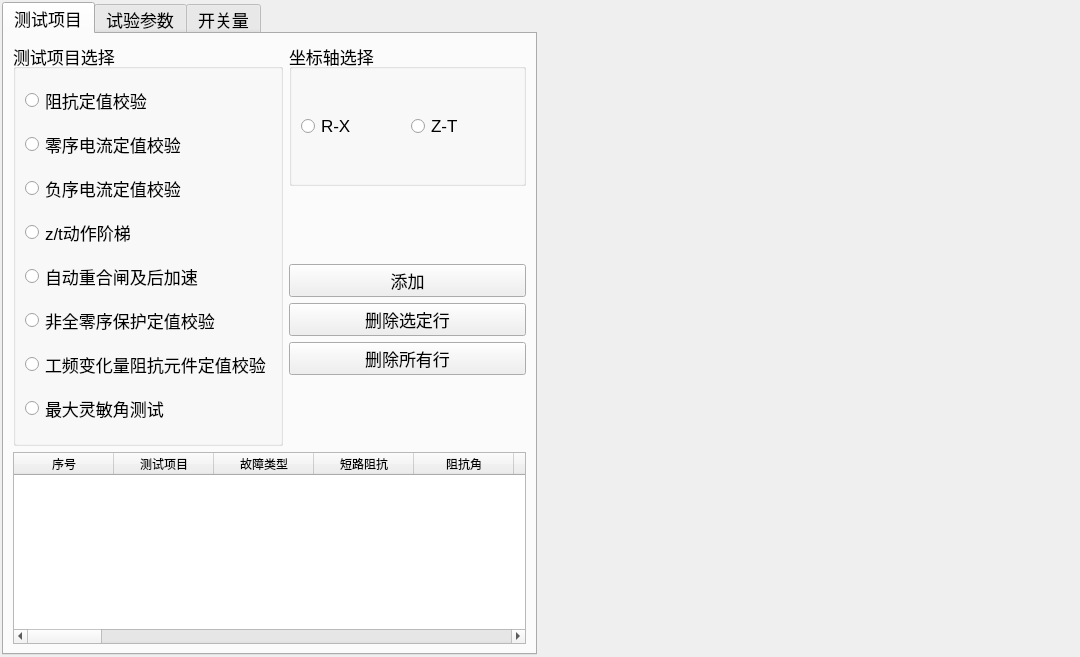
<?xml version="1.0" encoding="UTF-8"?>
<ui version="4.0">
 <class>ui_013</class>
 <widget class="QWidget" name="ui_013">
  <property name="geometry">
   <rect>
    <x>0</x>
    <y>0</y>
    <width>1080</width>
    <height>657</height>
   </rect>
  </property>
  <property name="windowTitle">
   <string>Form</string>
  </property>
  <layout class="QHBoxLayout" name="horizontalLayout_25" stretch="1,1">
   <property name="leftMargin">
    <number>2</number>
   </property>
   <property name="topMargin">
    <number>2</number>
   </property>
   <property name="rightMargin">
    <number>2</number>
   </property>
   <property name="bottomMargin">
    <number>2</number>
   </property>
   <item>
    <widget class="QTabWidget" name="tabWidget">
     <property name="font">
      <font>
       <pointsize>13</pointsize>
      </font>
     </property>
     <property name="currentIndex">
      <number>0</number>
     </property>
     <widget class="QWidget" name="tab_csxm">
      <attribute name="title">
       <string>测试项目</string>
      </attribute>
      <layout class="QVBoxLayout" name="verticalLayout_4" stretch="3,0">
       <item>
        <layout class="QHBoxLayout" name="horizontalLayout_2" stretch="1,1">
         <item>
          <widget class="QGroupBox" name="groupBox">
           <property name="title">
            <string>测试项目选择</string>
           </property>
           <layout class="QVBoxLayout" name="verticalLayout_3">
            <item>
             <widget class="QRadioButton" name="radioButton_3">
              <property name="text">
               <string>阻抗定值校验</string>
              </property>
             </widget>
            </item>
            <item>
             <widget class="QRadioButton" name="radioButton_4">
              <property name="text">
               <string>零序电流定值校验</string>
              </property>
             </widget>
            </item>
            <item>
             <widget class="QRadioButton" name="radioButton_5">
              <property name="text">
               <string>负序电流定值校验</string>
              </property>
             </widget>
            </item>
            <item>
             <widget class="QRadioButton" name="radioButton_6">
              <property name="text">
               <string>z/t动作阶梯</string>
              </property>
             </widget>
            </item>
            <item>
             <widget class="QRadioButton" name="radioButton_9">
              <property name="text">
               <string>自动重合闸及后加速</string>
              </property>
             </widget>
            </item>
            <item>
             <widget class="QRadioButton" name="radioButton_8">
              <property name="text">
               <string>非全零序保护定值校验</string>
              </property>
             </widget>
            </item>
            <item>
             <widget class="QRadioButton" name="radioButton_7">
              <property name="text">
               <string>工频变化量阻抗元件定值校验</string>
              </property>
             </widget>
            </item>
            <item>
             <widget class="QRadioButton" name="radioButton_10">
              <property name="text">
               <string>最大灵敏角测试</string>
              </property>
             </widget>
            </item>
           </layout>
          </widget>
         </item>
         <item>
          <layout class="QVBoxLayout" name="verticalLayout_2" stretch="2,1,3,1">
           <item>
            <widget class="QGroupBox" name="groupBox_2">
             <property name="title">
              <string>坐标轴选择</string>
             </property>
             <layout class="QHBoxLayout" name="horizontalLayout">
              <item>
               <widget class="QRadioButton" name="radioButton">
                <property name="text">
                 <string>R-X</string>
                </property>
               </widget>
              </item>
              <item>
               <widget class="QRadioButton" name="radioButton_2">
                <property name="text">
                 <string>Z-T</string>
                </property>
               </widget>
              </item>
             </layout>
            </widget>
           </item>
           <item>
            <spacer name="verticalSpacer">
             <property name="orientation">
              <enum>Qt::Vertical</enum>
             </property>
             <property name="sizeHint" stdset="0">
              <size>
               <width>20</width>
               <height>40</height>
              </size>
             </property>
            </spacer>
           </item>
           <item>
            <layout class="QVBoxLayout" name="verticalLayout">
             <item>
              <widget class="QPushButton" name="pushButton">
               <property name="text">
                <string>添加</string>
               </property>
              </widget>
             </item>
             <item>
              <widget class="QPushButton" name="pushButton_2">
               <property name="text">
                <string>删除选定行</string>
               </property>
              </widget>
             </item>
             <item>
              <widget class="QPushButton" name="pushButton_3">
               <property name="text">
                <string>删除所有行</string>
               </property>
              </widget>
             </item>
            </layout>
           </item>
           <item>
            <spacer name="verticalSpacer_2">
             <property name="orientation">
              <enum>Qt::Vertical</enum>
             </property>
             <property name="sizeHint" stdset="0">
              <size>
               <width>20</width>
               <height>40</height>
              </size>
             </property>
            </spacer>
           </item>
          </layout>
         </item>
        </layout>
       </item>
       <item>
        <widget class="QTableWidget" name="tableWidget">
         <attribute name="verticalHeaderVisible">
          <bool>false</bool>
         </attribute>
         <column>
          <property name="text">
           <string>序号</string>
          </property>
         </column>
         <column>
          <property name="text">
           <string>测试项目</string>
          </property>
         </column>
         <column>
          <property name="text">
           <string>故障类型</string>
          </property>
         </column>
         <column>
          <property name="text">
           <string>短路阻抗</string>
          </property>
         </column>
         <column>
          <property name="text">
           <string>阻抗角</string>
          </property>
         </column>
         <column>
          <property name="text">
           <string>故障电压</string>
          </property>
         </column>
         <column>
          <property name="text">
           <string>故障电压角</string>
          </property>
         </column>
         <column>
          <property name="text">
           <string>倍数</string>
          </property>
         </column>
         <column>
          <property name="text">
           <string>短路电流</string>
          </property>
         </column>
         <column>
          <property name="text">
           <string>故障转换类型</string>
          </property>
         </column>
         <column>
          <property name="text">
           <string>转换后阻抗</string>
          </property>
         </column>
         <column>
          <property name="text">
           <string>转换后阻抗角</string>
          </property>
         </column>
         <column>
          <property name="text">
           <string>转换后短路电流</string>
          </property>
         </column>
         <column>
          <property name="text">
           <string>转换时刻</string>
          </property>
         </column>
         <column>
          <property name="text">
           <string>定值区段</string>
          </property>
         </column>
         <column>
          <property name="text">
           <string>整定值</string>
          </property>
         </column>
         <column>
          <property name="text">
           <string>整定时间</string>
          </property>
         </column>
         <column>
          <property name="text">
           <string>跳A</string>
          </property>
         </column>
         <column>
          <property name="text">
           <string>跳B</string>
          </property>
         </column>
         <column>
          <property name="text">
           <string>跳C</string>
          </property>
         </column>
         <column>
          <property name="text">
           <string>重合</string>
          </property>
         </column>
         <column>
          <property name="text">
           <string>后加速</string>
          </property>
         </column>
         <column>
          <property name="text">
           <string>跳2</string>
          </property>
         </column>
         <column>
          <property name="text">
           <string>动作边界一</string>
          </property>
         </column>
         <column>
          <property name="text">
           <string>动作边界二</string>
          </property>
         </column>
         <column>
          <property name="text">
           <string>最大灵敏角</string>
          </property>
         </column>
         <column>
          <property name="text">
           <string>Ua</string>
          </property>
         </column>
         <column>
          <property name="text">
           <string>Ub</string>
          </property>
         </column>
         <column>
          <property name="text">
           <string>Uc</string>
          </property>
         </column>
         <column>
          <property name="text">
           <string>Ux</string>
          </property>
         </column>
         <column>
          <property name="text">
           <string>Ia</string>
          </property>
         </column>
         <column>
          <property name="text">
           <string>Ib</string>
          </property>
         </column>
         <column>
          <property name="text">
           <string>Ic</string>
          </property>
         </column>
        </widget>
       </item>
      </layout>
     </widget>
     <widget class="QWidget" name="tab_sycs">
      <attribute name="title">
       <string>试验参数</string>
      </attribute>
      <layout class="QHBoxLayout" name="horizontalLayout_14" stretch="1,1">
       <item>
        <layout class="QVBoxLayout" name="verticalLayout_13" stretch="3,2,1,2">
         <item>
          <widget class="QGroupBox" name="groupBox_3">
           <property name="title">
            <string>零序补偿系数</string>
           </property>
           <layout class="QVBoxLayout" name="verticalLayout_5">
            <item>
             <layout class="QHBoxLayout" name="horizontalLayout_3" stretch="1,1">
              <item>
               <widget class="QLabel" name="label">
                <property name="text">
                 <string>表达方式</string>
                </property>
               </widget>
              </item>
              <item>
               <widget class="QComboBox" name="comboBox"/>
              </item>
             </layout>
            </item>
            <item>
             <layout class="QHBoxLayout" name="horizontalLayout_4" stretch="1,1">
              <item>
               <widget class="QLabel" name="label_2">
                <property name="text">
                 <string>幅值</string>
                </property>
               </widget>
              </item>
              <item>
               <widget class="QLineEdit" name="lineEdit"/>
              </item>
             </layout>
            </item>
            <item>
             <layout class="QHBoxLayout" name="horizontalLayout_5" stretch="1,1">
              <item>
               <widget class="QLabel" name="label_3">
                <property name="text">
                 <string>相角</string>
                </property>
               </widget>
              </item>
              <item>
               <widget class="QLineEdit" name="lineEdit_2"/>
              </item>
             </layout>
            </item>
           </layout>
          </widget>
         </item>
         <item>
          <widget class="QGroupBox" name="groupBox_4">
           <property name="title">
            <string>时间(s)</string>
           </property>
           <layout class="QVBoxLayout" name="verticalLayout_6" stretch="1,1">
            <item>
             <layout class="QHBoxLayout" name="horizontalLayout_6" stretch="1,1">
              <item>
               <widget class="QLabel" name="label_4">
                <property name="text">
                 <string>故障前时间</string>
                </property>
               </widget>
              </item>
              <item>
               <widget class="QLineEdit" name="lineEdit_3"/>
              </item>
             </layout>
            </item>
            <item>
             <layout class="QHBoxLayout" name="horizontalLayout_7" stretch="1,1">
              <item>
               <widget class="QLabel" name="label_5">
                <property name="text">
                 <string>试验间断时间</string>
                </property>
               </widget>
              </item>
              <item>
               <widget class="QLineEdit" name="lineEdit_4"/>
              </item>
             </layout>
            </item>
           </layout>
          </widget>
         </item>
         <item>
          <widget class="QGroupBox" name="groupBox_5">
           <property name="title">
            <string>故障触发方式</string>
           </property>
           <layout class="QHBoxLayout" name="horizontalLayout_8" stretch="1,2,1">
            <item>
             <spacer name="horizontalSpacer">
              <property name="orientation">
               <enum>Qt::Horizontal</enum>
              </property>
              <property name="sizeHint" stdset="0">
               <size>
                <width>50</width>
                <height>20</height>
               </size>
              </property>
             </spacer>
            </item>
            <item>
             <widget class="QComboBox" name="comboBox_2"/>
            </item>
            <item>
             <spacer name="horizontalSpacer_2">
              <property name="orientation">
               <enum>Qt::Horizontal</enum>
              </property>
              <property name="sizeHint" stdset="0">
               <size>
                <width>49</width>
                <height>20</height>
               </size>
              </property>
             </spacer>
            </item>
           </layout>
          </widget>
         </item>
         <item>
          <widget class="QGroupBox" name="groupBox_6">
           <property name="title">
            <string>PT,CT安装位置</string>
           </property>
           <layout class="QVBoxLayout" name="verticalLayout_7">
            <item>
             <layout class="QHBoxLayout" name="horizontalLayout_9" stretch="1,2">
              <item>
               <widget class="QLabel" name="label_6">
                <property name="text">
                 <string>PT</string>
                </property>
               </widget>
              </item>
              <item>
               <widget class="QComboBox" name="comboBox_3"/>
              </item>
             </layout>
            </item>
            <item>
             <layout class="QHBoxLayout" name="horizontalLayout_10" stretch="1,2">
              <item>
               <widget class="QLabel" name="label_7">
                <property name="text">
                 <string>CT</string>
                </property>
               </widget>
              </item>
              <item>
               <widget class="QComboBox" name="comboBox_4"/>
              </item>
             </layout>
            </item>
           </layout>
          </widget>
         </item>
        </layout>
       </item>
       <item>
        <layout class="QVBoxLayout" name="verticalLayout_12" stretch="1,5">
         <item>
          <widget class="QGroupBox" name="groupBox_7">
           <property name="title">
            <string>额定值(V)</string>
           </property>
           <layout class="QHBoxLayout" name="horizontalLayout_11">
            <item>
             <widget class="QLabel" name="label_8">
              <property name="text">
               <string>额定电压</string>
              </property>
             </widget>
            </item>
            <item>
             <widget class="QLineEdit" name="lineEdit_5"/>
            </item>
           </layout>
          </widget>
         </item>
         <item>
          <widget class="QGroupBox" name="groupBox_8">
           <property name="title">
            <string>Ux输出</string>
           </property>
           <layout class="QVBoxLayout" name="verticalLayout_11" stretch="1,4">
            <item>
             <layout class="QHBoxLayout" name="horizontalLayout_12">
              <item>
               <widget class="QLabel" name="label_9">
                <property name="text">
                 <string>Ux =</string>
                </property>
               </widget>
              </item>
              <item>
               <widget class="QComboBox" name="comboBox_5"/>
              </item>
             </layout>
            </item>
            <item>
             <widget class="QGroupBox" name="groupBox_9">
              <property name="title">
               <string>抽取电压值</string>
              </property>
              <layout class="QVBoxLayout" name="verticalLayout_10" stretch="1,1,1">
               <item>
                <layout class="QHBoxLayout" name="horizontalLayout_13">
                 <item>
                  <widget class="QLabel" name="label_10">
                   <property name="text">
                    <string>参考相</string>
                   </property>
                  </widget>
                 </item>
                 <item>
                  <widget class="QComboBox" name="comboBox_6"/>
                 </item>
                </layout>
               </item>
               <item>
                <layout class="QVBoxLayout" name="verticalLayout_8">
                 <item>
                  <widget class="QLabel" name="label_11">
                   <property name="text">
                    <string>开关断开后幅值</string>
                   </property>
                   <property name="alignment">
                    <set>Qt::AlignCenter</set>
                   </property>
                  </widget>
                 </item>
                 <item>
                  <widget class="QLineEdit" name="lineEdit_6"/>
                 </item>
                </layout>
               </item>
               <item>
                <layout class="QVBoxLayout" name="verticalLayout_9">
                 <item>
                  <widget class="QLabel" name="label_12">
                   <property name="text">
                    <string>开关断开后相位差</string>
                   </property>
                   <property name="alignment">
                    <set>Qt::AlignCenter</set>
                   </property>
                  </widget>
                 </item>
                 <item>
                  <widget class="QLineEdit" name="lineEdit_7"/>
                 </item>
                </layout>
               </item>
              </layout>
             </widget>
            </item>
           </layout>
          </widget>
         </item>
        </layout>
       </item>
      </layout>
     </widget>
     <widget class="QWidget" name="tab_kgl">
      <attribute name="title">
       <string>开关量</string>
      </attribute>
      <layout class="QVBoxLayout" name="verticalLayout_14" stretch="3,2">
       <item>
        <widget class="QGroupBox" name="groupBox_10">
         <property name="title">
          <string>输入开关量</string>
         </property>
         <layout class="QVBoxLayout" name="verticalLayout_17" stretch="3,1">
          <item>
           <widget class="QGroupBox" name="groupBox_12">
            <property name="title">
             <string>保护</string>
            </property>
            <layout class="QGridLayout" name="gridLayout" rowstretch="1,1" columnstretch="1,1">
             <item row="0" column="0">
              <layout class="QHBoxLayout" name="horizontalLayout_15" stretch="1,1">
               <item>
                <widget class="QLabel" name="label_13">
                 <property name="text">
                  <string>A：</string>
                 </property>
                </widget>
               </item>
               <item>
                <widget class="QComboBox" name="comboBox_7"/>
               </item>
              </layout>
             </item>
             <item row="0" column="1">
              <layout class="QHBoxLayout" name="horizontalLayout_17" stretch="1,1">
               <item>
                <widget class="QLabel" name="label_15">
                 <property name="text">
                  <string>C：</string>
                 </property>
                </widget>
               </item>
               <item>
                <widget class="QComboBox" name="comboBox_9"/>
               </item>
              </layout>
             </item>
             <item row="1" column="0">
              <layout class="QHBoxLayout" name="horizontalLayout_16" stretch="1,1">
               <item>
                <widget class="QLabel" name="label_14">
                 <property name="text">
                  <string>B：</string>
                 </property>
                </widget>
               </item>
               <item>
                <widget class="QComboBox" name="comboBox_8"/>
               </item>
              </layout>
             </item>
             <item row="1" column="1">
              <layout class="QHBoxLayout" name="horizontalLayout_18" stretch="1,1">
               <item>
                <widget class="QLabel" name="label_16">
                 <property name="text">
                  <string>D：</string>
                 </property>
                </widget>
               </item>
               <item>
                <widget class="QComboBox" name="comboBox_10"/>
               </item>
              </layout>
             </item>
            </layout>
           </widget>
          </item>
          <item>
           <widget class="QGroupBox" name="groupBox_13">
            <property name="title">
             <string>开入防抖时间(ms)</string>
            </property>
            <layout class="QHBoxLayout" name="horizontalLayout_19">
             <item>
              <spacer name="horizontalSpacer_3">
               <property name="orientation">
                <enum>Qt::Horizontal</enum>
               </property>
               <property name="sizeHint" stdset="0">
                <size>
                 <width>128</width>
                 <height>20</height>
                </size>
               </property>
              </spacer>
             </item>
             <item>
              <widget class="QLineEdit" name="lineEdit_8"/>
             </item>
             <item>
              <spacer name="horizontalSpacer_4">
               <property name="orientation">
                <enum>Qt::Horizontal</enum>
               </property>
               <property name="sizeHint" stdset="0">
                <size>
                 <width>127</width>
                 <height>20</height>
                </size>
               </property>
              </spacer>
             </item>
            </layout>
           </widget>
          </item>
         </layout>
        </widget>
       </item>
       <item>
        <widget class="QGroupBox" name="groupBox_11">
         <property name="title">
          <string>输入开关量</string>
         </property>
         <layout class="QHBoxLayout" name="horizontalLayout_24">
          <item>
           <widget class="QGroupBox" name="groupBox_14">
            <property name="title">
             <string>故障前开出量状态</string>
            </property>
            <layout class="QVBoxLayout" name="verticalLayout_15">
             <item>
              <layout class="QHBoxLayout" name="horizontalLayout_20">
               <item>
                <widget class="QLabel" name="label_17">
                 <property name="text">
                  <string>开出1：</string>
                 </property>
                </widget>
               </item>
               <item>
                <widget class="QComboBox" name="comboBox_11"/>
               </item>
              </layout>
             </item>
             <item>
              <layout class="QHBoxLayout" name="horizontalLayout_21">
               <item>
                <widget class="QLabel" name="label_18">
                 <property name="text">
                  <string>开出2：</string>
                 </property>
                </widget>
               </item>
               <item>
                <widget class="QComboBox" name="comboBox_12"/>
               </item>
              </layout>
             </item>
            </layout>
           </widget>
          </item>
          <item>
           <widget class="QGroupBox" name="groupBox_15">
            <property name="title">
             <string>故障态开出量状态</string>
            </property>
            <layout class="QVBoxLayout" name="verticalLayout_16">
             <item>
              <layout class="QHBoxLayout" name="horizontalLayout_22">
               <item>
                <widget class="QLabel" name="label_19">
                 <property name="text">
                  <string>开出1：</string>
                 </property>
                </widget>
               </item>
               <item>
                <widget class="QComboBox" name="comboBox_13"/>
               </item>
              </layout>
             </item>
             <item>
              <layout class="QHBoxLayout" name="horizontalLayout_23">
               <item>
                <widget class="QLabel" name="label_20">
                 <property name="text">
                  <string>开出2：</string>
                 </property>
                </widget>
               </item>
               <item>
                <widget class="QComboBox" name="comboBox_14"/>
               </item>
              </layout>
             </item>
            </layout>
           </widget>
          </item>
         </layout>
        </widget>
       </item>
      </layout>
     </widget>
    </widget>
   </item>
   <item>
    <widget class="QWidget" name="widget" native="true"/>
   </item>
  </layout>
 </widget>
 <resources/>
 <connections/>
</ui>
